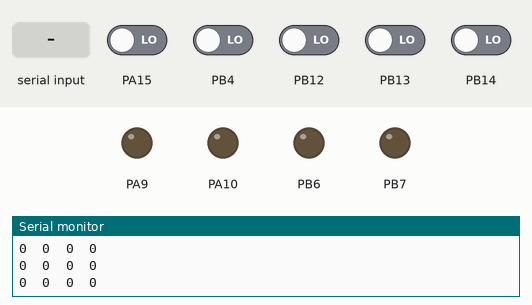
Bench run of a sketch on a simulated STM32 Blue Pill. On the bench: output pins drawn as LEDs (lit = HIGH), the last lines printed to the serial monitor. The test bench sets the inputs (shaded band); at power-on: PA15, PB4, PB12–14 LOW.

Above: at 1.2 s.
1.3 s: "90,45\n" received over Serial
At 1.6 s:
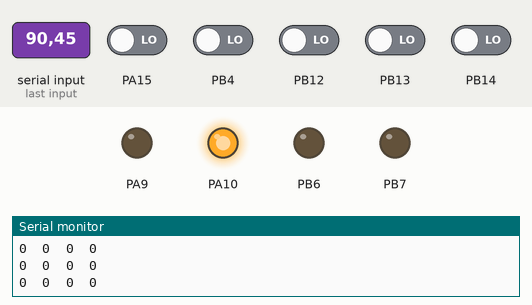
2.8 s: "5\n" received over Serial
At 3.3 s:
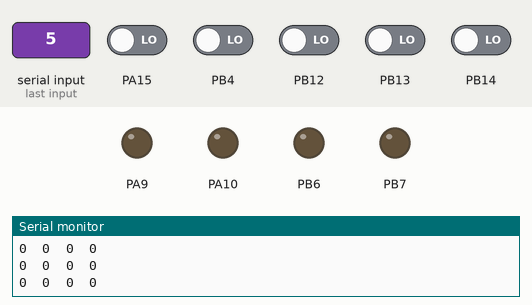
4.3 s: "90\n" received over Serial
At 5.4 s:
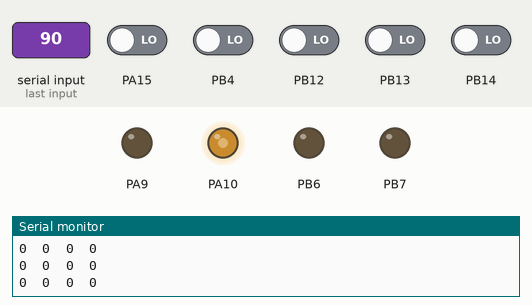
5.8 s: PB12 driven HIGH
At 6.8 s:
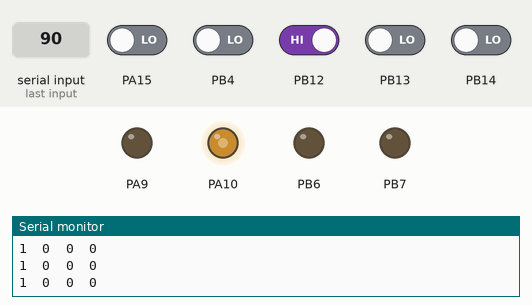
7.3 s: "30,150\n" received over Serial
At 8.6 s:
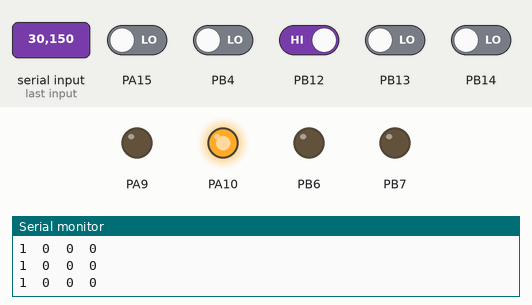
Timing chart, 0 to 9.8 s (numbered marks = the images above; inputs shaded):
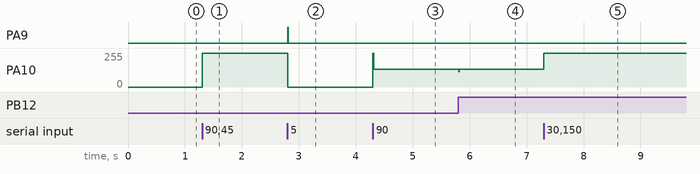

The sketch:

encoder_test_test.ino
```cpp
#include <PIDController.h>
volatile long int encoder_pos = 0;
volatile long int encoder_pos2 = 0;
volatile long int encoder_pos3 = 0;
volatile long int encoder_pos4 = 0;

PIDController pos_pid;
int motor_value = 255;
unsigned int integerValue=0;  // Max value is 65535
char incomingByte;
void setup() {

  Serial.begin(9600);
  pinMode(PB12, INPUT);
  pinMode(PB13, INPUT);

  pinMode(PB14, INPUT);
  pinMode(PB15, INPUT);

  pinMode(PA15, INPUT);
  pinMode(PB3, INPUT);

  pinMode(PB4, INPUT);
  pinMode(PB5, INPUT);

  pinMode(PB6, OUTPUT);
  pinMode(PB7, OUTPUT);

  attachInterrupt(digitalPinToInterrupt(PB12), encoder, RISING);
  attachInterrupt(digitalPinToInterrupt(PB14), encoder2, RISING);
  attachInterrupt(digitalPinToInterrupt(PA15), encoder3, RISING);
  attachInterrupt(digitalPinToInterrupt(PB4), encoder4, RISING);


  pos_pid.begin();
  pos_pid.tune(15, 0, 2000);
  pos_pid.limit(-255, 255);
}

void loop() {

if (Serial.available() > 0) {
    integerValue = 0;
    while(1) {
      incomingByte = Serial.read();
      if (incomingByte == '\n') break;
      if (incomingByte == -1) continue;
      integerValue *= 10;
      integerValue = ((incomingByte - 48) + integerValue);
      pos_pid.setpoint(integerValue);
    }
}

   motor_value = pos_pid.compute(encoder_pos);
if(motor_value > 0){
  MotorCounterClockwise(motor_value);
}else{
  MotorClockwise(abs(motor_value));
}

  Serial.print(encoder_pos);
  Serial.print("  ");
  Serial.print(encoder_pos2);
  Serial.print("  ");
  Serial.print(encoder_pos3);
  Serial.print("  ");
  Serial.println(encoder_pos4);
  delay(10);
}

/*
  pinMode(PB12, INPUT);
  pinMode(PB13, INPUT);

  pinMode(PB14, INPUT);
  pinMode(PB15, INPUT);

  pinMode(PA15, INPUT);
  pinMode(PB3, INPUT);

  pinMode(PB4, INPUT);
  pinMode(PB5, INPUT);

  pinMode(PB6, OUTPUT);
  pinMode(PB7, OUTPUT);
*/
void encoder4(){
  if(digitalRead(PB7) == HIGH)encoder_pos4++;
  else encoder_pos4--;}


void encoder3(){
  if(digitalRead(PB3) == HIGH)encoder_pos3++;
  else encoder_pos3--;}


void encoder2(){
  if(digitalRead(PB15) == HIGH)encoder_pos2++;
  else encoder_pos2--;}

void encoder(){
  if(digitalRead(PB13) == HIGH)encoder_pos--;
  else encoder_pos++;}

void MotorClockwise(int power){
  if(power > 100){
  analogWrite(9, power);
  digitalWrite(10, LOW);
  }else{
    digitalWrite(9, LOW);
    digitalWrite(10, LOW);
  }
}

void MotorCounterClockwise(int power){
  if(power > 100){
  analogWrite(10, power);
  digitalWrite(9, LOW);
  }else{
    digitalWrite(9, LOW);
    digitalWrite(10, LOW);
  }
}
```

Measured:
- after the input at 1.3 s, PA10: 0/255 → 255/255 at once
- after the input at 2.8 s, PA9: LOW → HIGH at once, → LOW 0.01 s later; PA10: 255/255 → 0/255 at once
- after the input at 4.3 s, PA10: 0/255 → 135/255 at once
- after the input at 5.8 s, PA10: 135/255 → 133/255 at once
- after the input at 7.3 s, PA10: 133/255 → 255/255 at once
